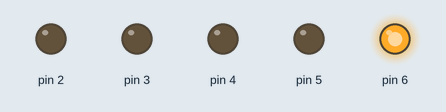
The sketch below on a simulated Arduino Uno, built with avr-gcc and run on an emulated ATmega328P. Parts: output pins drawn as LEDs (lit = HIGH).

Above: at 0.5 s.
At 1.5 s:
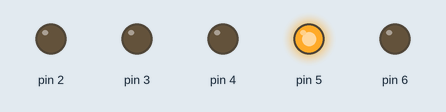
At 2.5 s:
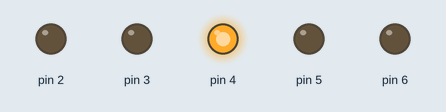
At 3.5 s:
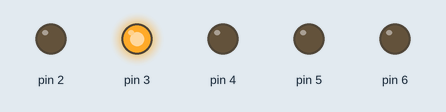
At 4.5 s:
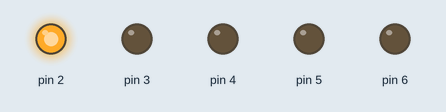
At 5.5 s:
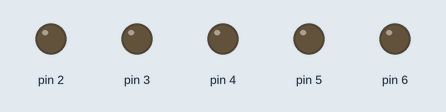
Timing chart, 0 to 7.8 s (numbered marks = the images above):
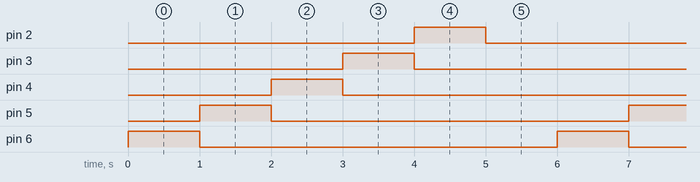

The sketch:

practrica2.ino
```cpp
/*
    Abel Monsivais Badillo
    16051844
    Sexto semestre
    Sistemas Programables

*/

void setup() {
  // put your setup code here, to run once:
  //Primero definimos los pines que utilizaremos para cada LED

    pinMode(6,OUTPUT);
    pinMode(5,OUTPUT);
    pinMode(4,OUTPUT);
    pinMode(3,OUTPUT);
    pinMode(2,OUTPUT);
}

void loop() {
    /*
    En este void loop lo que hacemos es crear una secuencia para que
    los LED se puedan encender y apagar cada segundo en cadena
    */
    digitalWrite(6,HIGH);
    delay(1000);
    digitalWrite(6,LOW);
    digitalWrite(5,HIGH);
    delay(1000);
    digitalWrite(5,LOW);
    digitalWrite(4,HIGH);
    delay(1000);
    digitalWrite(4,LOW);
    digitalWrite(3,HIGH);
    delay(1000);
    digitalWrite(3,LOW);
    digitalWrite(2,HIGH);
    delay(1000);
    digitalWrite(2,LOW);
    delay(1000);

}
```

practica3.ino
```cpp

```

Measured:
- by itself, pin 2–6: alternates HIGH for 1.0 s and LOW for 5.0 s
- by itself, everything shown: repeats every 6.0 s, in 6 steps
